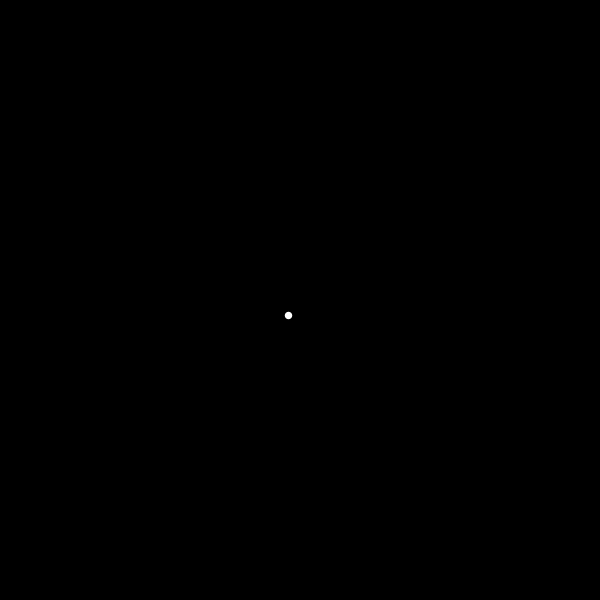
Frame 1 (no input)
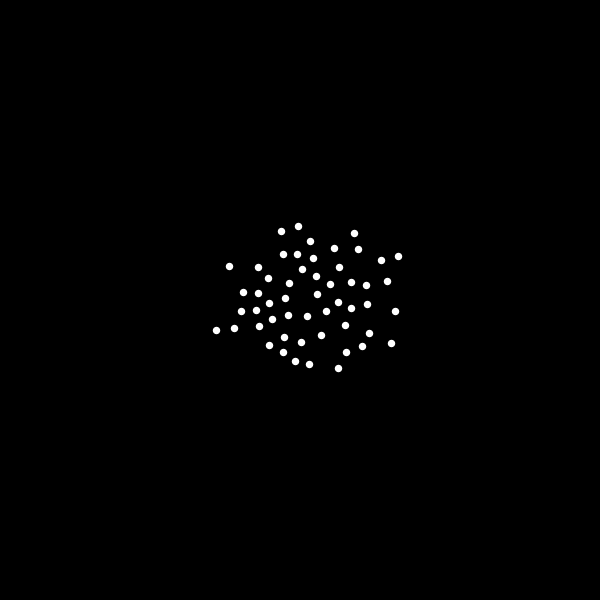
Frame 60 (the mouse pressed at the canvas centre just before this capture)
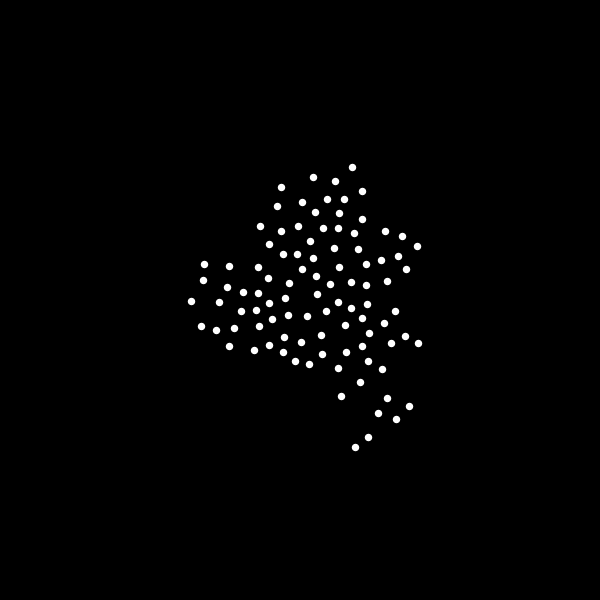
Frame 120 (the mouse held since frame 60 and released just before this capture)

The Processing sketch that drew these frames (run headless with seeded random() and noise(); from frame 60 on, the mouse is pressed at the canvas centre):

// Processing sketch: C33_PoissonDiskSampling
// ── C33_PoissonDiskSampling.pde
//http://www.cs.ubc.ca/~rbridson/docs/bridson-siggraph07-poissondisk.pdf

float r = 15;
int k = 30;
float cs = r / sqrt(2);

int rows, cols;
PVector[] grid;
ArrayList<PVector> active;



void setup() {
  size(600, 600);

  cols = ceil(width / cs);
  rows = ceil(height / cs);

  grid = new PVector[cols * rows];
  active = new ArrayList<PVector>();  

  PVector x0 = new PVector(width/2, height/2);
  grid[gridindex(x0)] = x0;
  active.add(x0);

  background(0);
  noFill();
  strokeWeight(0.5 * r);
  stroke(255);
}


void draw() {
  int idx = floor(random(active.size()));
  PVector apt = active.get(idx);

  boolean foundnew = false;
  for (int i = 0; i < k; i++) {
    PVector npt = PVector.add(apt, PVector.random2D().setMag(random(r, 2*r)));
    if (npt.x > cs * cols || npt.x < 0 || npt.y < 0 || npt.y > cs * rows) continue;
    if (grid[gridindex(npt)] != null) continue;

    ArrayList<PVector> neighbors = getNeighbors(gridindex(npt));
    boolean tooclose = false;
    for (PVector n : neighbors) { 
      tooclose |= (PVector.dist(npt, n) < r);
    }

    if (!tooclose) {
      point(npt.x, npt.y);
      grid[gridindex(npt)] = npt;
      active.add(npt);
      foundnew = true;
      break;
    }
  }

  if (!foundnew) active.remove(idx);

  if (active.size() == 0) { 
    noLoop();
    println("FINISHED");
  }
}


int gridindex(PVector p) {
  return floor(p.x / cs) + floor(p.y / cs) * cols;
}



ArrayList<PVector> getNeighbors(int idx) {
  ArrayList<PVector> ret = new ArrayList<PVector>();

  boolean top = idx >= cols;
  boolean bottom = idx < (rows * cols - cols);
  boolean left = (idx % cols) != 0;
  boolean right = (idx % cols) != (cols-1);

  if (top && left)      ret.add(grid[idx - 1 - cols]);
  if (top && right)     ret.add(grid[idx + 1 - cols]);
  if (bottom && left)   ret.add(grid[idx - 1 + cols]);
  if (bottom && right)  ret.add(grid[idx + 1 + cols]); 
  if (top)              ret.add(grid[idx - cols]);
  if (left)             ret.add(grid[idx - 1]);
  if (bottom)           ret.add(grid[idx + cols]);
  if (right)            ret.add(grid[idx + 1]);

  for (int i = ret.size() - 1; i >= 0; i--) {
    if (ret.get(i) == null) ret.remove(i);
  }
  return ret;
}
